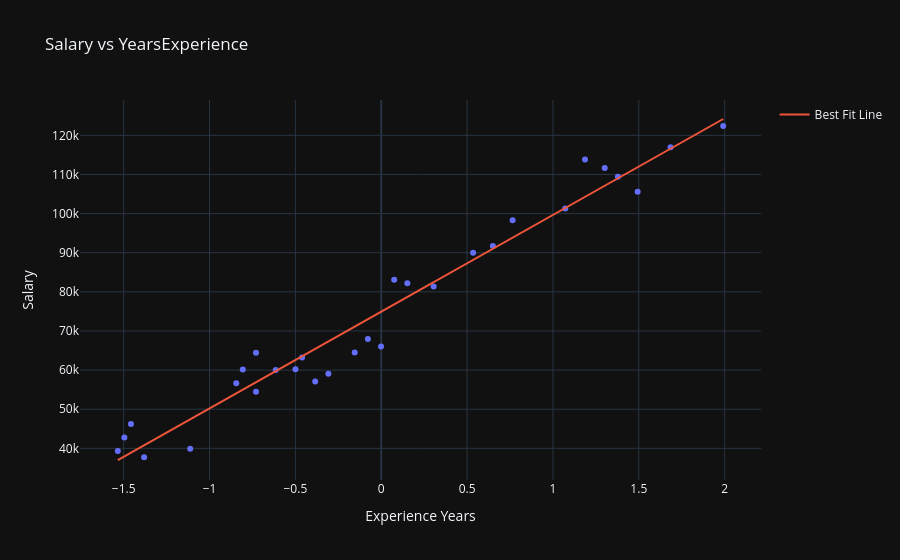

Notebook code cell kept with this figure:
### Markdown cell above
## Plotting Training data for best fit line using plotly

### Code cell
plot = px.scatter(
    x=X_train.flatten(),
    y=y_train,
    title='Salary vs YearsExperience',
    labels={'x': 'Experience Years', 'y': 'Salary'}
)
plot.add_scatter(x=X_train.flatten(), y=regression.predict(X_train), mode='lines', name='Best Fit Line')
plot.show()

### Figure 1 — Plotly figure (JSON) as saved in the notebook; plotly's stock layout.template omitted (floating-point values rounded to 4 significant figures)
{"data": [{"hovertemplate": "Experience Years=%{x}<br>Salary=%{y}<extra></extra>", "legendgroup": "", "marker": {"color": "#636efa", "symbol": "circle"}, "mode": "markers", "name": "", "orientation": "v", "showlegend": false, "x": [0.3053, -0.7294, -0.4995, 1.072, 1.378, -0.806, -0.3845, 0.152, -1.534, 1.302, -1.113, -0.6144, -1.496, 0.6502, -0.07792, -1.457, 0.7651, 1.685, -1.381, 1.493, 0.07536, 1.187, -0.7294, -0.001277, -0.3078, -0.1546, -0.8443, -0.4611, 0.5352, 1.991], "xaxis": "x", "y": [81363, 54445, 60200, 101302, 109431, 60150, 57081, 82200, 39343, 111620, 39891, 60000, 42774, 91738, 67938, 46205, 98273, 116969, 37731, 105582, 83088, 113812, 64445, 66029, 59095, 64500, 56642, 63218, 90000, 122391], "yaxis": "y", "type": "scatter"}, {"mode": "lines", "name": "Best Fit Line", "x": [0.3053, -0.7294, -0.4995, 1.072, 1.378, -0.806, -0.3845, 0.152, -1.534, 1.302, -1.113, -0.6144, -1.496, 0.6502, -0.07792, -1.457, 0.7651, 1.685, -1.381, 1.493, 0.07536, 1.187, -0.7294, -0.001277, -0.3078, -0.1546, -0.8443, -0.4611, 0.5352, 1.991], "y": [82470.0, 56870.0, 62560.0, 101400.0, 109000.0, 54980.0, 65400.0, 78680.0, 36970.0, 107100.0, 47400.0, 59720.0, 37920.0, 91000.0, 72990.0, 38860.0, 93840.0, 116600.0, 40760.0, 111900.0, 76780.0, 104300.0, 56870.0, 74880.0, 67300.0, 71090.0, 54030.0, 63510.0, 88150.0, 124200.0], "type": "scatter"}], "layout": {"xaxis": {"anchor": "y", "domain": [0.0, 1.0], "title": {"text": "Experience Years"}}, "yaxis": {"anchor": "x", "domain": [0.0, 1.0], "title": {"text": "Salary"}}, "legend": {"tracegroupgap": 0}, "title": {"text": "Salary vs YearsExperience"}}}
